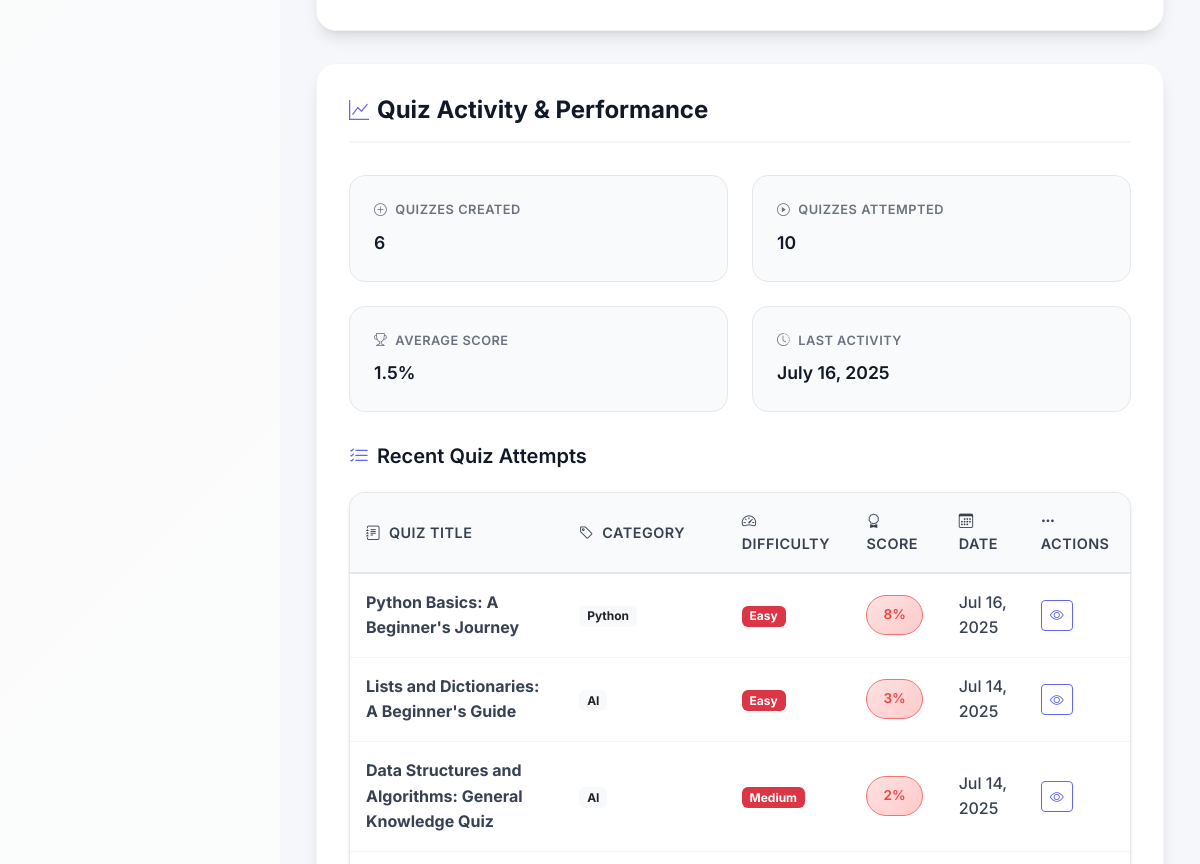
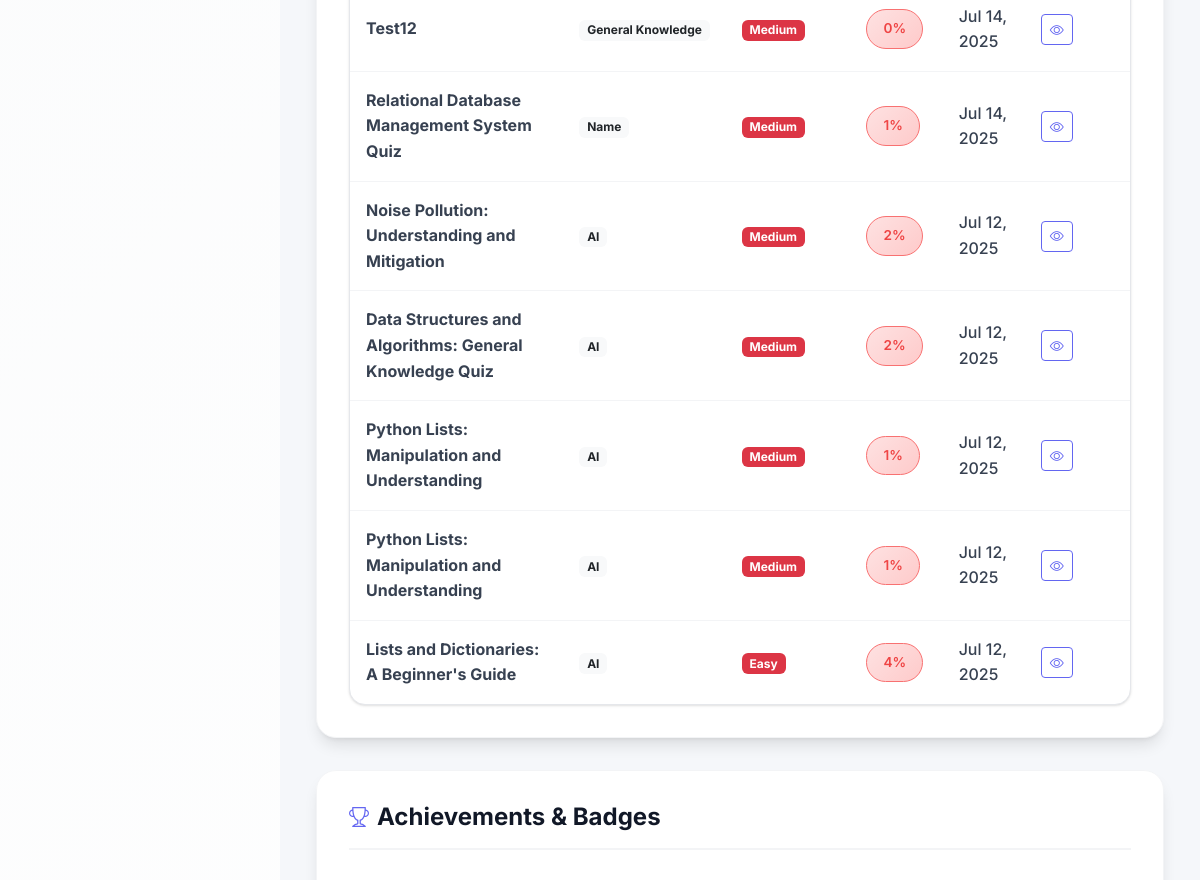
Page /users/profile/ (signed in, middle part) on the earlier database version (2 pictures, top to bottom).
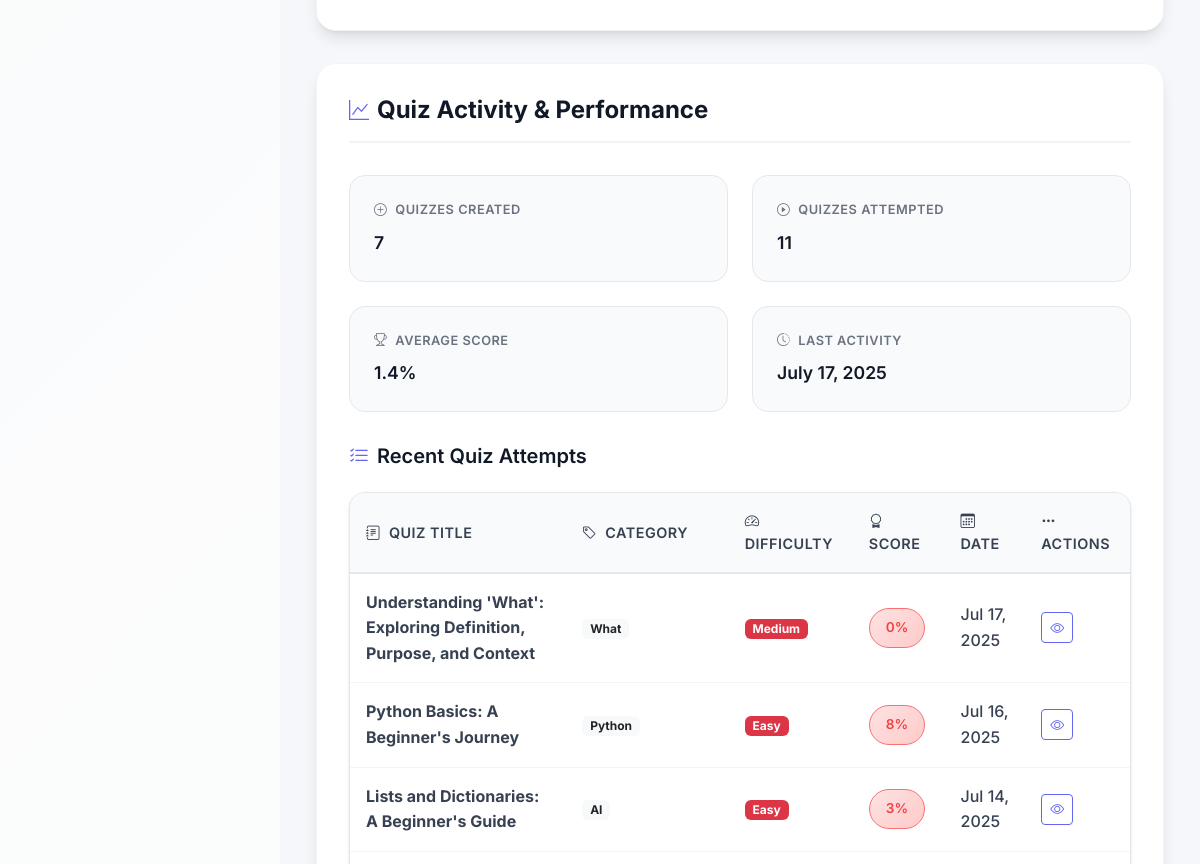
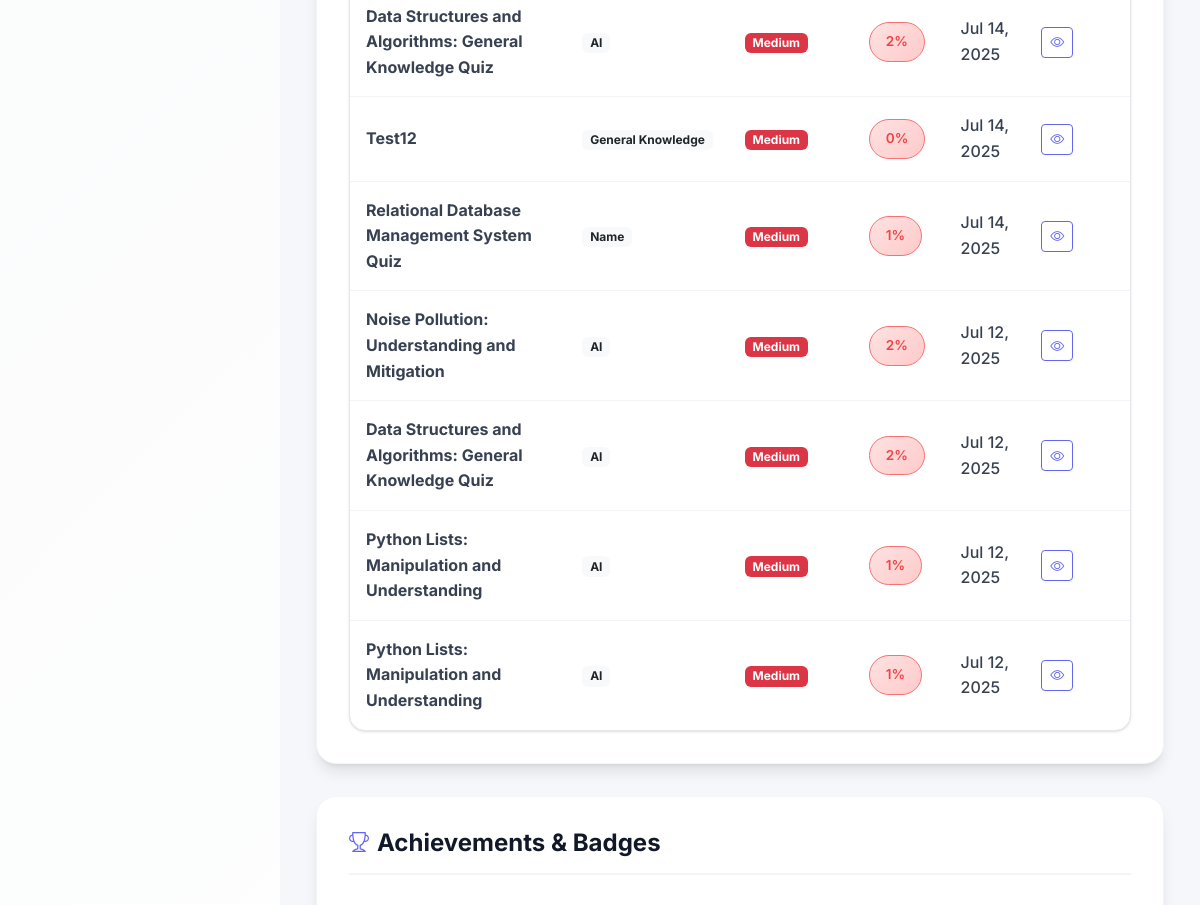
Same page on the later database version (2 pictures, top to bottom).
### quizzes/models.py (models this page shows, shortened)
class UserQuizAttempt(models.Model):
    STATUS_CHOICES = [
        ('IN_PROGRESS', 'In Progress'),
        ('COMPLETED', 'Completed'),
        ('ABANDONED', 'Abandoned'),
        ('TIME_UP', 'Time Up'),
    ]
    id = models.UUIDField(primary_key=True, default=uuid.uuid4, editable=False)
    user = models.ForeignKey(settings.AUTH_USER_MODEL, on_delete=models.CASCADE, related_name='quiz_attempts')
    quiz = models.ForeignKey(Quiz, on_delete=models.CASCADE, related_name='attempts')
    status = models.CharField(max_length=20, choices=STATUS_CHOICES, default='IN_PROGRESS')
    started_at = models.DateTimeField(auto_now_add=True)
    completed_at = models.DateTimeField(null=True, blank=True)
    score = models.PositiveIntegerField(default=0)
    max_possible_score = models.PositiveIntegerField(default=0)
    percentage = models.FloatField(default=0.0)
    time_taken = models.DurationField(null=True, blank=True)  # Time taken to complete
    answers = models.JSONField(default=dict)  # Stores question_id: selected_option
    points_earned = models.PositiveIntegerField(default=0)
    class Meta:
        ordering = ['-started_at']
        indexes = [
            models.Index(fields=['user', 'quiz']),
            models.Index(fields=['status', 'completed_at']),
        ]

class Quiz(models.Model):
    DIFFICULTY_CHOICES = [
        ('EASY', 'Easy'),
        ('MEDIUM', 'Medium'),
        ('HARD', 'Hard'),
    ]
    QUIZ_TYPE_CHOICES = [
        ('REGULAR', 'Regular Quiz'),
        ('DAILY', 'Daily Challenge'),
        ('FEATURED', 'Featured Quiz'),
        ('AI_GENERATED', 'AI Generated'),
    ]
    id = models.UUIDField(primary_key=True, default=uuid.uuid4, editable=False)
    title = models.CharField(max_length=200, validators=[MinLengthValidator(5)])
    slug = models.SlugField(max_length=200, unique=True, blank=True)
    description = models.TextField(blank=True, help_text="Brief description of the quiz")
    category = models.ForeignKey(Category, on_delete=models.SET_NULL, null=True, related_name='quizzes')
    created_by = models.ForeignKey(settings.AUTH_USER_MODEL, on_delete=models.CASCADE, related_name='created_quizzes')
    created_at = models.DateTimeField(auto_now_add=True)
    updated_at = models.DateTimeField(auto_now=True)
    is_published = models.BooleanField(default=False)
    difficulty = models.CharField(max_length=20, choices=DIFFICULTY_CHOICES, default='MEDIUM')
    quiz_type = models.CharField(max_length=20, choices=QUIZ_TYPE_CHOICES, default='REGULAR')
    time_limit = models.PositiveIntegerField(default=30, help_text="Time limit in minutes")
    max_attempts = models.PositiveIntegerField(default=3, help_text="Maximum attempts per user")
    points_reward = models.PositiveIntegerField(default=100, help_text="Points awarded for completion")
    featured_until = models.DateTimeField(null=True, blank=True)
    tags = models.CharField(max_length=200, blank=True, help_text="Comma-separated tags")
    total_attempts = models.PositiveIntegerField(default=0)
    total_completions = models.PositiveIntegerField(default=0)
    average_score = models.FloatField(default=0.0)
    class Meta:
        indexes = [
            models.Index(fields=['slug']),
            models.Index(fields=['category', 'is_published']),
            models.Index(fields=['quiz_type', 'is_published']),
            models.Index(fields=['featured_until']),
        ]
        ordering = ['-created_at']

class Category(models.Model):
    name = models.CharField(max_length=100, unique=True, validators=[MinLengthValidator(3)])
    slug = models.SlugField(max_length=100, unique=True, blank=True)
    description = models.TextField(blank=True)
    icon = models.CharField(max_length=50, default='bi-book')  # Bootstrap icon class
    color = models.CharField(max_length=20, default='primary')  # Bootstrap color class
    is_active = models.BooleanField(default=True)
    class Meta:
        verbose_name_plural = "categories"
        ordering = ['name']

### users/views.py (the view)
# urls.py: path('profile/', views.profile_view, name='profile'),
@login_required
def profile_view(request):
    user = request.user
    created_quizzes_count = Quiz.objects.filter(created_by=user).count()
    quiz_attempts = UserQuizAttempt.objects.filter(user=user).select_related('quiz', 'quiz__category').order_by('-completed_at')[:10]
    attempted_quizzes_count = UserQuizAttempt.objects.filter(user=user).values('quiz').distinct().count()
    average_score = UserQuizAttempt.objects.filter(user=user).aggregate(
        avg_score=Avg('score')
    )['avg_score']
    last_attempt = UserQuizAttempt.objects.filter(user=user).aggregate(
        last_attempt=Max('completed_at')
    )
    last_attempt_date = last_attempt['last_attempt'].strftime("%B %d, %Y") if last_attempt['last_attempt'] else None
    created_quizzes = []
    if user.role in ['teacher', 'admin']:
        created_quizzes = Quiz.objects.filter(created_by=user).select_related('category').annotate(
            num_questions=Count('questions')
        ).order_by('-created_at')[:10]
    context = {
        'dashboard_template': get_dashboard_template(user),
        'created_quizzes_count': created_quizzes_count,
        'attempted_quizzes_count': attempted_quizzes_count,
        'average_score': round(average_score, 1) if average_score else None,
        'last_attempt_date': last_attempt_date,
        'quiz_attempts': quiz_attempts,
        'created_quizzes': created_quizzes,
    }
    return render(request, 'base/profile.html', context)

### users/models.py (called while the page is built)
    def get_full_name(self):
        return self.full_name

### users/views.py (called while the page is built)
def get_dashboard_template(user):
    return 'base/student_base.html'

### templates/base/profile.html (shortened to what this page needs)
{% extends "base/student_base.html" %}
{% block content %}
<div class="profile-container">
    <div class="profile-card loading">
    </div>
    {% if request.user.role == 'student' %}
    <div class="profile-card loading">
        <div class="card-header">
            <h2 class="card-title">
                <i class="bi bi-graph-up"></i>
                Quiz Activity & Performance
            </h2>
        </div>
        <div class="info-grid" style="margin-bottom: 2rem;">
            <div class="info-item interactive-card">
                <div class="info-label">
                    <i class="bi bi-plus-circle"></i>
                    Quizzes Created
                </div>
                <div class="info-value">{{ created_quizzes_count|default:"0" }}</div>
            </div>
            <div class="info-item interactive-card">
                <div class="info-label">
                    <i class="bi bi-play-circle"></i>
                    Quizzes Attempted
                </div>
                <div class="info-value">{{ attempted_quizzes_count|default:"0" }}</div>
            </div>
            <div class="info-item interactive-card">
                <div class="info-label">
                    <i class="bi bi-trophy"></i>
                    Average Score
                </div>
                <div class="info-value">{{ average_score|default:"N/A" }}%</div>
            </div>
            <div class="info-item interactive-card">
                <div class="info-label">
                    <i class="bi bi-clock-history"></i>
                    Last Activity
                </div>
                <div class="info-value">{{ last_attempt_date|default:"No attempts yet" }}</div>
            </div>
        </div>
        {% if quiz_attempts %}
        <h3 style="font-size: 1.25rem; margin-bottom: 1.5rem; color: var(--profile-gray-900); font-weight: 600; display: flex; align-items: center; gap: 0.5rem;">
            <i class="bi bi-list-check" style="color: var(--profile-primary);"></i>
            Recent Quiz Attempts
        </h3>
        <div class="table-container">
            <table class="attempts-table loading">
                <thead>
                    <tr>
                        <th><i class="bi bi-journal-text me-2"></i>Quiz Title</th>
                        <th><i class="bi bi-tag me-2"></i>Category</th>
                        <th><i class="bi bi-speedometer2 me-2"></i>Difficulty</th>
                        <th><i class="bi bi-award me-2"></i>Score</th>
                        <th><i class="bi bi-calendar3 me-2"></i>Date</th>
                        <th><i class="bi bi-three-dots me-2"></i>Actions</th>
                    </tr>
                </thead>
                <tbody>
                    {% for attempt in quiz_attempts %}
                    <tr>
                        <td>
                            <strong>{{ attempt.quiz.title }}</strong>
                        </td>
                        <td>
                            <span class="badge bg-light text-dark">{{ attempt.quiz.category.name|default:"AI" }}</span>
                        </td>
                        <td>
                            <span class="badge
                                {% if attempt.quiz.difficulty == 'easy' %}bg-success
                                {% elif attempt.quiz.difficulty == 'medium' %}bg-warning
                                {% else %}bg-danger
                                {% endif %}">
                                {{ attempt.quiz.get_difficulty_display }}
                            </span>
                        </td>
                        <td>
                            <span class="score-badge tooltip-custom
                                {% if attempt.score >= 80 %}score-high
                                {% elif attempt.score >= 50 %}score-medium
                                {% else %}score-low
                                {% endif %}"
                                data-tooltip="Click for details">
                                {{ attempt.score }}%
                            </span>
                        </td>
                        <td>{{ attempt.completed_at|date:"M j, Y" }}</td>
                        <td>
                            <a href="#" class="btn btn-sm btn-outline-primary">
                                <i class="bi bi-eye"></i>
                            </a>
                        </td>
                    </tr>
                    {% endfor %}
                </tbody>
            </table>
        </div>
        {% endif %}
    </div>
    {% endif %}
    {% if request.user.role == 'student' %}
    <div class="profile-card loading">
        <div class="card-header">
            <h2 class="card-title">
                <i class="bi bi-trophy"></i>
                Achievements & Badges
            </h2>
        </div>
        <div class="row g-3">
        </div>
    </div>
    {% endif %}
</div>
{% endblock %}

### templates/base/student_base.html (shortened to what this page needs)
{% load static %}
<!DOCTYPE html>
<html lang="en">
<head>
    <link href="https://cdn.jsdelivr.net/npm/bootstrap@5.3.0/dist/css/bootstrap.min.css" rel="stylesheet">
    <link rel="stylesheet" href="https://cdn.jsdelivr.net/npm/bootstrap-icons@1.10.0/font/bootstrap-icons.css">
</head>
<body>
    <div class="main-content" id="mainContent">
        <div class="content-area">
            {% block content %}
            {% endblock %}
        </div>
    </div>
</body>
</html>

### templates/base/student_base.html (style rules this page uses)
:root { --primary-color: #4361ee; --secondary-color: #3f37c9; --accent-color: #4cc9f0; --dark-color: #1a1a2e; --light-color: #f8f9fa; --success-color: #4bb543; --warning-color: #fca311; --danger-color: #e63946; --sidebar-width: 280px; --sidebar-collapsed-width: 80px; --header-height: 60px; }
body { font-family: 'Poppins', sans-serif; background-color: #f5f7fa; color: #333; overflow-x: hidden; }
.main-content { margin-left: var(--sidebar-width); transition: all 0.3s ease; min-height: 100vh; }
.content-area { padding: 20px; background-color: #f5f7fa; min-height: calc(100vh - var(--header-height)); }

Differences in the rows shown:
no longer on this page (row unchanged): UserQuizAttempt: quiz "Lists and Dictionaries: A Beginner's Guide", quiz.category.name "AI", quiz.difficulty "Easy", score "4", completed_at "Jul 12, 2025"
added UserQuizAttempt: quiz "Understanding 'What': Exploring Definition, Purpose, and Context", quiz.category.name "What", quiz.difficulty "Medium", score "0", completed_at "Jul 17, 2025"
Other differences:
{{ created_quizzes_count|default:"0" }}: "6" → "7"
{{ attempted_quizzes_count|default:"0" }}: "10" → "11"
{{ average_score|default:"N/A" }}: "1.5" → "1.4"
{{ last_attempt_date|default:"No attempts yet" }}: "July 16, 2025" → "July 17, 2025"
